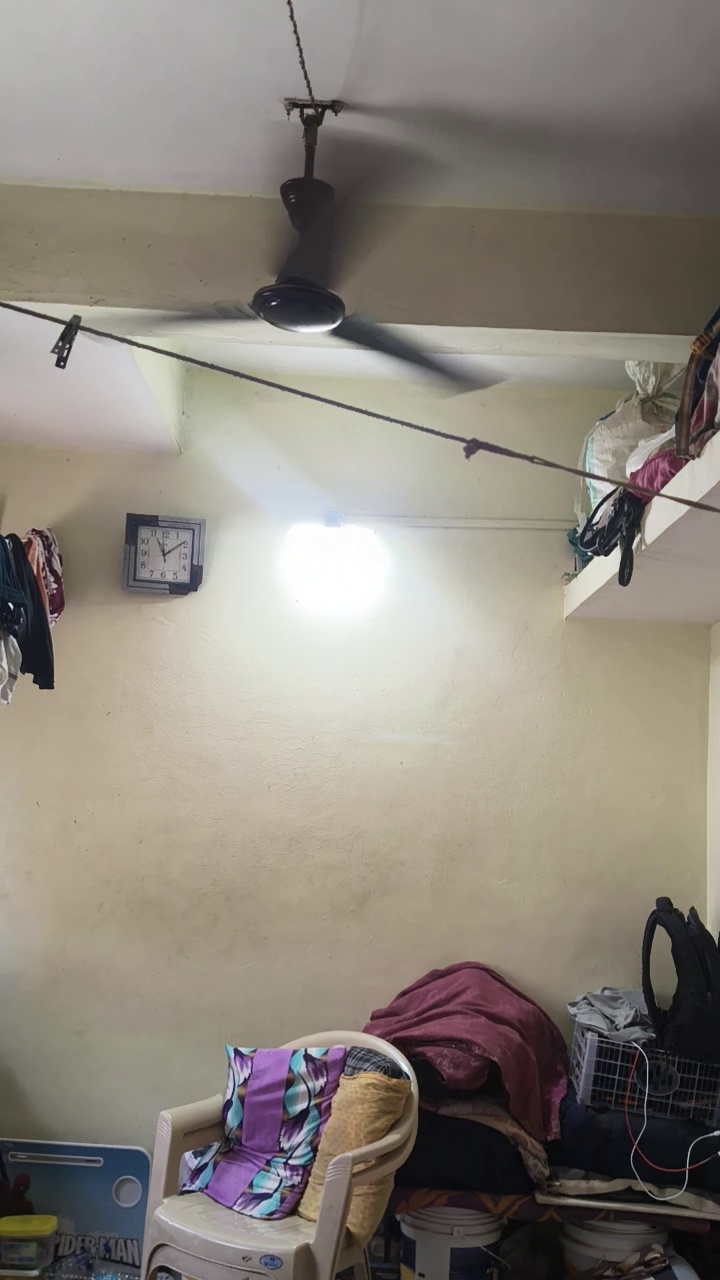
#> input picture datasets/custom_cctv/frames/frame_000002.jpg, 720 x 1280 px, given as the content of the folder custom_cctv/frames/frame_000002.jpg, which was not available
$ python make_contact_sheet.py custom_cctv/frames/frame_000002.jpg custom_cctv/frames/frame_000003.jpg
#> lines starting #> are read from the running program, lines starting #| are printed output that depends on the picture; after the words box and inside, x2 and y2 are one past the last pixel; in counts of white or black regions, pixels touching at a corner belong together; pictures that were not available may be replaced by others from this repository, and a replacement may not be noted
import cv2
import os
import glob
import numpy as np

def create_contact_sheet(image_dir, output_path, cols=10, row_height=100):
#> called with image_dir = 'custom_cctv/frames/frame_000002.jpg', output_path = 'custom_cctv/frames/frame_000003.jpg', cols = 10, row_height = 100
    images = sorted(glob.glob(os.path.join(image_dir, "*.jpg")))
    if not images:
        print("No images found.")
        return

    print(f"Creating contact sheet for {len(images)} images...")

    # Read first image to get aspect ratio
    img0 = cv2.imread(images[0])
#> img0 is the input picture: shape (1280, 720, 3); mean B, G, R 123.7, 132.8, 139.3
    if img0 is None:
        return

    h, w = img0.shape[:2]
#> h = 1280; w = 720
    aspect = w / h
#> aspect = 0.562
    col_width = int(row_height * aspect)
#> col_width = 56

    # Calculate rows
    rows = (len(images) + cols - 1) // cols

    # Create blank canvas
    sheet_w = cols * col_width
#> sheet_w = 560
    sheet_h = rows * row_height
    sheet = np.zeros((sheet_h, sheet_w, 3), dtype=np.uint8)

    for i, img_path in enumerate(images):
        img = cv2.imread(img_path)
        if img is None:
            continue

        img = cv2.resize(img, (col_width, row_height))
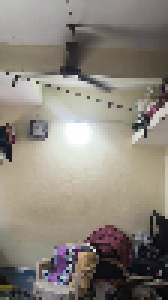
#> img: shape (100, 56, 3) (shown 3 times larger); mean B, G, R 123.7, 132.7, 139.2

        # Calculate position
        row = i // cols
        col = i % cols
        y = row * row_height
        x = col * col_width
#> x = 0

        # Put image on canvas
        sheet[y:y+row_height, x:x+col_width] = img
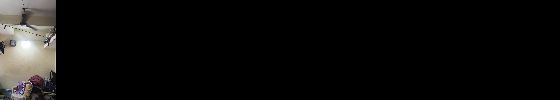
#> sheet: shape (100, 560, 3); mean B, G, R 12.4, 13.3, 13.9

        # Put text
        cv2.putText(sheet, os.path.basename(img_path), (x+5, y+20),
                    cv2.FONT_HERSHEY_SIMPLEX, 0.4, (0, 255, 0), 1)
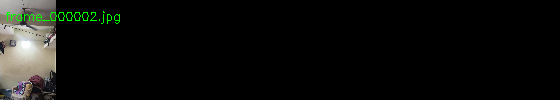
#> sheet: shape (100, 560, 3); 0.53% of pixels changed, all inside (x1, y1, x2, y2) = (6, 11, 120, 24)

    cv2.imwrite(output_path, sheet)
    print(f"Contact sheet saved to {output_path}")

if __name__ == "__main__":
    import sys
    if len(sys.argv) > 2:
        create_contact_sheet(sys.argv[1], sys.argv[2])
    else:
        print("Usage: python make_contact_sheet.py <input_dir> <output.jpg>")
